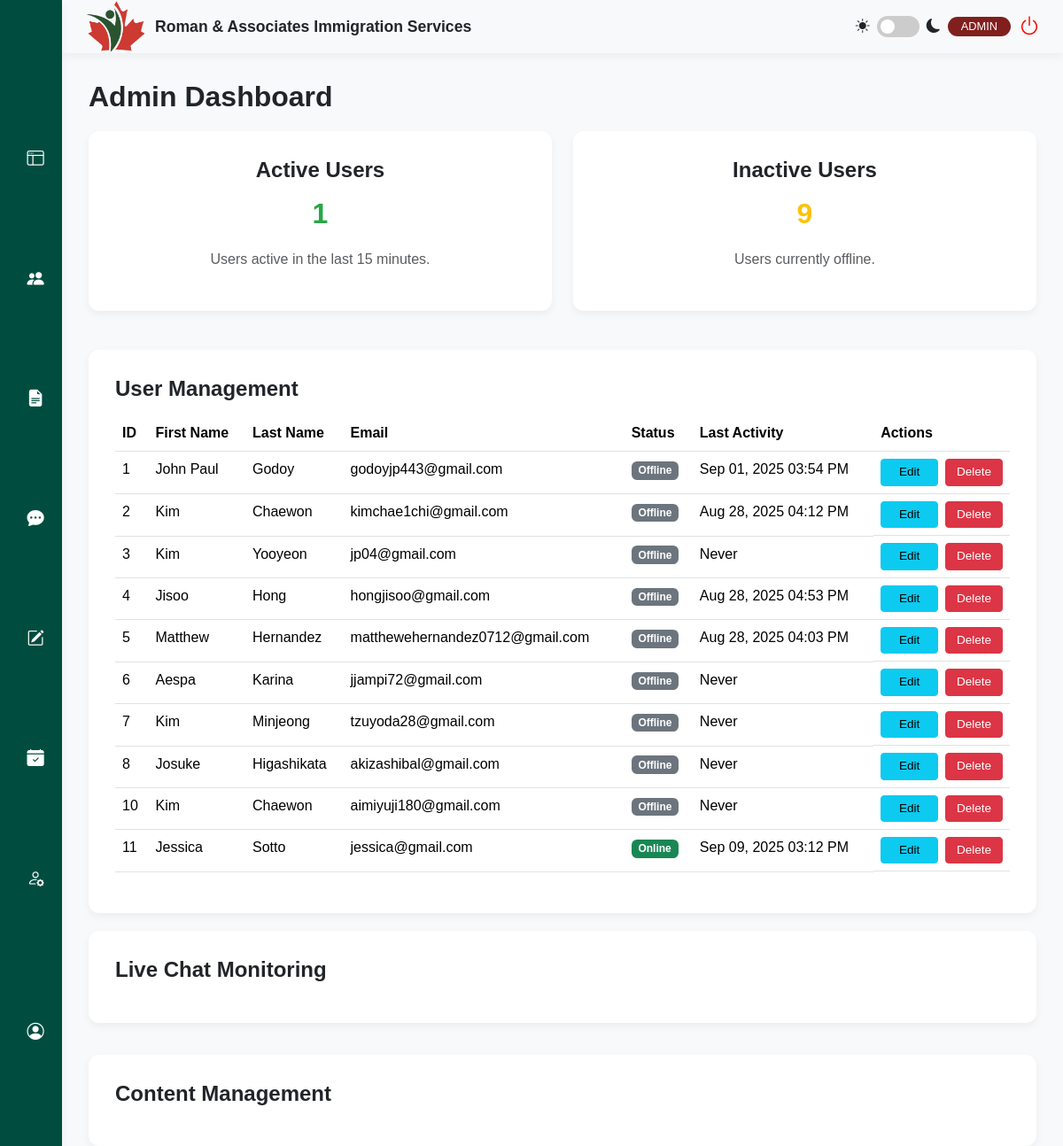
/admin/admin.php, run on the app's committed database.
### tables this page shows
CREATE TABLE `users` (
  `id` int(11) NOT NULL,
  `firstName` varchar(50) NOT NULL,
  `lastName` varchar(50) NOT NULL,
  `address` varchar(255) NOT NULL,
  `phone` varchar(20) NOT NULL,
  `email` varchar(100) NOT NULL,
  `password` varchar(255) NOT NULL,
  `profileImage` varchar(255) DEFAULT NULL,
  `location` varchar(255) DEFAULT NULL,
  `birthday` date DEFAULT NULL,
  `facebook` varchar(255) DEFAULT NULL,
  `instagram` varchar(255) DEFAULT NULL,
  `gmail` varchar(255) DEFAULT NULL,
  `email_notifications` tinyint(1) NOT NULL DEFAULT 1,
  `dark_mode` tinyint(1) NOT NULL DEFAULT 0,
  `documents_uploaded` tinyint(1) NOT NULL DEFAULT 0,
  `profile_picture_uploaded` tinyint(1) NOT NULL DEFAULT 0,
  `birthday_added` tinyint(1) NOT NULL DEFAULT 0,
  `social_links_added` tinyint(1) NOT NULL DEFAULT 0,
  `has_seen_tour` tinyint(1) NOT NULL DEFAULT 0,
  `role` varchar(50) NOT NULL DEFAULT 'client',
  `status` varchar(50) NOT NULL DEFAULT 'Inactive',
  `last_login` datetime DEFAULT NULL,
  `last_activity` datetime DEFAULT NULL,
  `reset_token_hash` varchar(64) DEFAULT NULL,
  `reset_token_expires_at` datetime DEFAULT NULL
);

### admin/_user_table.php (the view)
<div class="content-card">
    <div class="d-flex justify-content-between align-items-center mb-3">
        <h2 class="mb-0">User Management</h2>
    </div>
    <div class="table-responsive">
        <table class="table table-hover">
            <thead>
                <tr>
                    <th>ID</th>
                    <th>First Name</th>
                    <th>Last Name</th>
                    <th>Email</th>
                    <th>Status</th>
                    <th>Last Activity</th>
                    <th>Actions</th>
                </tr>
            </thead>
            <tbody id="userTableBody">
                <?php
                if (isset($users) && is_array($users)) {
                    $threshold_time = strtotime("-$active_threshold minutes");
                    foreach ($users as $user) {
                        $is_online = !empty($user['last_activity']) && strtotime($user['last_activity']) >= $threshold_time;
                        $statusBadgeClass = $is_online ? 'bg-success' : 'bg-secondary';
                        $statusText = $is_online ? 'Online' : 'Offline';
                        $lastActivityDisplay = !empty($user['last_activity']) ? date("M d, Y h:i A", strtotime($user['last_activity'])) : 'Never';
                        echo "<tr id='user-row-" . htmlspecialchars($user['id']) . "'>";
                        echo "<td>" . htmlspecialchars($user['id']) . "</td>";
                        echo "<td>" . htmlspecialchars($user['firstName']) . "</td>";
                        echo "<td>" . htmlspecialchars($user['lastName']) . "</td>";
                        echo "<td>" . htmlspecialchars($user['email']) . "</td>";
                        echo "<td><span class=\"badge " . $statusBadgeClass . "\">" . $statusText . "</span></td>";
                        echo "<td>" . $lastActivityDisplay . "</td>";
                        echo '<td>
                                <button class="btn btn-sm btn-info me-1 edit-btn" data-bs-toggle="modal" data-bs-target="#editUserModal" data-user-id="' . htmlspecialchars($user['id']) . '">Edit</button>
                                <button class="btn btn-sm btn-danger delete-btn" data-bs-toggle="modal" data-bs-target="#deleteConfirmModal" data-user-id="' . htmlspecialchars($user['id']) . '">Delete</button>
                              </td>';
                        echo "</tr>";
                    }
                }
                ?>
            </tbody>
        </table>
    </div>
</div>

### admin/admin.php (shortened to what this page needs)
<?php
require_once '../config.php';
$active_threshold = 15;
$sql_active = "SELECT COUNT(id) AS active_count FROM users WHERE last_activity >= NOW() - INTERVAL ? SECOND";
$stmt_active = $conn->prepare($sql_active);
$stmt_active->bind_param("i", $active_threshold);
$stmt_active->execute();
$result_active = $stmt_active->get_result();
$active_row = $result_active->fetch_assoc();
$active_users = $active_row['active_count'];
$sql_total = "SELECT COUNT(id) AS total_count FROM users";
$result_total = $conn->query($sql_total);
$total_row = $result_total->fetch_assoc();
$total_users = $total_row['total_count'];
$inactive_users = $total_users - $active_users;
$users = [];
$sql_users = "SELECT id, firstName, lastName, email, status, last_login, role, last_activity FROM users ORDER BY id ASC";
if ($result = $conn->query($sql_users)) {
    while ($row = $result->fetch_assoc()) {
        $users[] = $row;
    }
} else {
    echo "ERROR: Could not execute user list query. " . $conn->error;
}
?>
<!doctype html>
<html lang="en">
<head>
    <link href="https://cdn.jsdelivr.net/npm/bootstrap@5.3.3/dist/css/bootstrap.min.css" rel="stylesheet">
    <link rel="stylesheet" href="https://cdn.jsdelivr.net/npm/bootstrap-icons@1.11.3/font/bootstrap-icons.min.css">
    <link rel="stylesheet" href="style.css">
</head>
<body>
    <div class="main-wrapper">
        <?php require_once 'sidebar.php' ?>
        <div class="content-area">
            <?php require_once 'header.php' ?>
            <main class="main-content">
                <h1>Admin Dashboard</h1>
                <div class="row g-4 mb-4">
                    <div class="col-md-6">
                        <div class="content-card text-center">
                            <h2>Active Users</h2>
                            <h1 id="activeUserCount" class="display-4" style="color: #28a745;"><?php echo $active_users; ?></h1>
                            <p class="text-muted">Users active in the last <?php echo $active_threshold; ?> minutes.</p>
                        </div>
                    </div>
                    <div class="col-md-6">
                        <div class="content-card text-center">
                            <h2>Inactive Users</h2>
                            <h1 id="inactiveUserCount" class="display-4" style="color: #ffc107;"><?php echo $inactive_users; ?></h1>
                            <p class="text-muted">Users currently offline.</p>
                        </div>
                    </div>
                </div>
                <?php require_once '_user_table.php'; ?>
                <div class="content-card">
                    <h2>Live Chat Monitoring</h2>
                    </div>
                <div class="content-card my-3">
                    <h2>Content Management</h2>
                    </div>
            </main>
        </div>
    </div>
</body>
</html>

### admin/sidebar.php (shortened to what this page needs)
<aside class="sidebar d-flex flex-column">
    <nav class="nav">
        <a class="nav-link <?php echo ($active_page === 'dashboard') ? 'active' : ''; ?>" href="admin.php">
            <i class="bi bi-window-sidebar"></i><span>Dashboard</span>
        </a>
        <a class="nav-link <?php echo ($active_page === 'user_management') ? 'active' : ''; ?>" href="user_management.php">
            <i class="bi bi-people-fill"></i><span>User Management</span>
        </a>
        <a class="nav-link <?php echo ($active_page === 'application_management') ? 'active' : ''; ?>" href="application_management.php">
            <i class="bi bi-file-earmark-text-fill"></i><span>Application Management</span>
        </a>
        <a class="nav-link <?php echo ($active_page === 'chat_management') ? 'active' : ''; ?>" href="chat_management.php">
            <i class="bi bi-chat-dots-fill"></i><span>Chat Management</span>
        </a>
        <a class="nav-link <?php echo ($active_page === 'content_management') ? 'active' : ''; ?>" href="content_management.php">
            <i class="bi bi-pencil-square"></i><span>Content Management</span>
        </a>
         <a class="nav-link <?php echo ($active_page === 'booking_management') ? 'active' : ''; ?>" href="booking_management.php">
            <i class="bi bi-calendar-check-fill"></i><span>Booking Management</span>
        </a>
         <a class="nav-link <?php echo ($active_page === 'admin_profile') ? 'active' : ''; ?>" href="admin_profile.php">
            <i class="bi bi-person-gear"></i><span>Admin Profiles</span>
        </a>
        <a class="nav-link mt-auto <?php echo ($active_page === 'profile') ? 'active' : ''; ?>" href="profile.php">
            <i class="bi bi-person-circle"></i><span>Profile</span>
        </a>
    </nav>
</aside>

### admin/header.php (shortened to what this page needs)
<link rel="stylesheet" href="style.css">
<header class="header">
    <div class="header-brand d-flex align-items-center">
        <img src="../img/logoulit.png" alt="RAIS Logo Light" class="header-logo-img light-mode-logo">
        <span class="header-title d-none d-sm-block">Roman & Associates Immigration Services</span>
    </div>
    <div class="user-status d-flex align-items-center gap-2">
        <div class="theme-switch-wrapper">
            <i class="bi bi-sun-fill"></i>
            <label class="theme-switch" for="theme-checkbox">
                <div class="slider round"></div>
            </label>
            <i class="bi bi-moon-fill"></i>
        </div>
        <span class="badge">ADMIN</span>
        <a href="../logout.php" class="btn btn-link"><i class="bi bi-power"></i></a>
    </div>
</header>

### admin/style.css (style rules this page uses)
:root { --rais-bg-light: #f8f9fa; --rais-border-color: #dee2e6; --rais-button-maroon: #811F1D; --rais-card-bg: #ffffff; --rais-dark-green: #00332c; --rais-light-gray: #f8f9fa; --rais-primary-green: #004d40; --rais-shadow: 0 4px 10px rgba(0, 0, 0, 0.05); --rais-text-dark: #212529; --rais-text-light: #6c757d; }
body { background-color: var(--rais-light-gray); color: var(--rais-text-dark); font-family: 'Poppins', sans-serif; overflow: hidden; transition: background-color 0.3s, color 0.3s; }
.content-area { flex-grow: 1; height: 100vh; margin-left: 70px; overflow-y: auto; }
.content-card { background-color: var(--rais-card-bg); border-radius: 12px; box-shadow: var(--rais-shadow); margin-bottom: 20px; padding: 30px; }
.content-card h2 { font-size: 1.5rem; font-weight: 600; margin-bottom: 15px; }
.header { align-items: center; background-color: var(--rais-bg-light); box-shadow: var(--rais-shadow); display: flex; height: 60px; justify-content: space-between; padding: 0 25px; position: sticky; top: 0; z-index: 1020; }
.header-brand { gap: 10px; }
.header-logo-img { height: 70px; object-fit: contain; width: auto; }
.header-logo-img.light-mode-logo { display: block; }
.header-title { color: var(--rais-text-dark); font-size: 1.1rem; font-weight: 600; white-space: nowrap; }
.main-content { display: flex; flex-direction: column; flex-grow: 1; height: calc(100vh - 60px); padding: 30px; }
.main-content h1 { font-size: 2rem; font-weight: 700; margin-bottom: 20px; }
.main-wrapper { display: flex; height: 100vh; }
.sidebar { background-color: var(--rais-primary-green); width: 70px; flex-shrink: 0; color: white; padding: 30px 0; box-shadow: var(--rais-shadow); transition: width 0.3s ease-in-out; overflow: hidden; position: fixed; top: 0; height: 100vh; display: flex; flex-direction: column; z-index: 1031; }
.sidebar .nav { flex: 1 1 auto; overflow-y: auto; overflow-x: hidden; min-height: 0; }
.sidebar .nav-link { color: white; font-weight: 500; padding: 15px 30px; display: flex; align-items: center; gap: 15px; white-space: nowrap; transition: background-color 0.3s ease; }
.sidebar .nav-link i { font-size: 1.2rem; min-width: 20px; text-align: center; transition: transform 0.2s ease-in-out; }
.slider { background-color: #ccc; bottom: 0; cursor: pointer; left: 0; position: absolute; right: 0; top: 0; transition: .4s; }
.slider.round { border-radius: 34px; }
.slider.round:before { border-radius: 50%; }
.slider:before { background-color: #fff; bottom: 4px; content: ""; height: 16px; left: 4px; position: absolute; transition: .4s; width: 16px; }
.table .btn { font-size: 0.85rem; margin: 2px; min-width: 75px; }
.table td, .table th { transition: background-color 0.3s, color 0.3s; }
.table-responsive { margin-top: 15px; }
.theme-switch { display: inline-block; height: 24px; position: relative; width: 48px; }
.theme-switch-wrapper { align-items: center; display: flex; }
.theme-switch-wrapper i { color: var(--rais-text-dark); font-size: 1rem; }
.theme-switch-wrapper .bi-moon-fill { margin-left: 8px; }
.theme-switch-wrapper .bi-sun-fill { margin-right: 8px; }
.user-status { align-items: center; display: flex; gap: 15px; }
.user-status .badge { background-color: var(--rais-button-maroon); border-radius: 20px; font-size: 0.8rem; font-weight: 500; padding: 5px 15px; }
.user-status .btn { font-size: 1.5rem; padding: 0; }
.user-status .btn .bi-power { color: red; }
.table td:has(.btn + .btn) { display: grid; align-items: center; gap: 8px; }
@media (min-width: 769px) { .table td:has(.btn + .btn) { grid-template-columns: 1fr 1fr; } }
.table td:has(.btn + .btn) .btn { width: 100%; margin: 0; min-width: 0; }

### admin/sidebar.php (style rules this page uses)
.sidebar { height: 100vh; display: flex; flex-direction: column; }
.sidebar .nav { flex: 1 1 auto; min-height: 0; overflow-y: auto; -webkit-overflow-scrolling: touch; scrollbar-width: none; }
.sidebar .nav-link { width:100%; height:auto; }

### data on the page
users: id "1", firstName "John Paul", lastName "Godoy", email "godoyjp443@gmail.com", last_activity "Offline", last_activity "Sep 01, 2025 03:54 PM"
users: id "2", firstName "Kim", lastName "Chaewon", email "kimchae1chi@gmail.com", last_activity "Offline", last_activity "Aug 28, 2025 04:12 PM"
users: id "3", firstName "Kim", lastName "Yooyeon", email "jp04@gmail.com", last_activity "Offline", last_activity "Never"
users: id "4", firstName "Jisoo", lastName "Hong", email "hongjisoo@gmail.com", last_activity "Offline", last_activity "Aug 28, 2025 04:53 PM"
users: id "5", firstName "Matthew", lastName "Hernandez", email "matthewehernandez0712@gmail.com", last_activity "Offline", last_activity "Aug 28, 2025 04:03 PM"
users: id "6", firstName "Aespa", lastName "Karina", email "jjampi72@gmail.com", last_activity "Offline", last_activity "Never"
users: id "7", firstName "Kim", lastName "Minjeong", email "tzuyoda28@gmail.com", last_activity "Offline", last_activity "Never"
users: id "8", firstName "Josuke", lastName "Higashikata", email "akizashibal@gmail.com", last_activity "Offline", last_activity "Never"
users: id "10", firstName "Kim", lastName "Chaewon", email "aimiyuji180@gmail.com", last_activity "Offline", last_activity "Never"
users: id "11", firstName "Jessica", lastName "Sotto", email "jessica@gmail.com", last_activity "Online", last_activity "Sep 09, 2025 03:12 PM"

### other printed values
$active_users "1"
$active_threshold "15"
$inactive_users "9"
